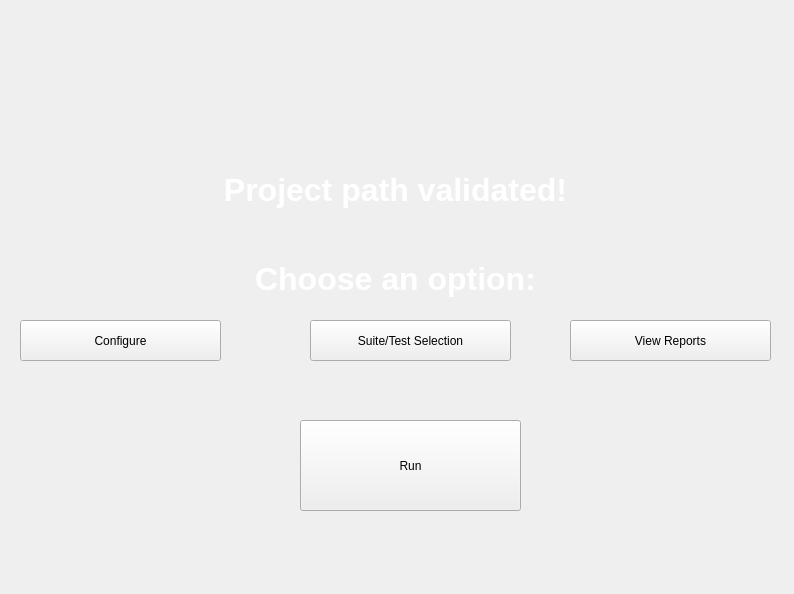
<?xml version="1.0" encoding="UTF-8"?>
<ui version="4.0">
 <class>Validated</class>
 <widget class="QWidget" name="Validated">
  <property name="geometry">
   <rect>
    <x>0</x>
    <y>0</y>
    <width>794</width>
    <height>594</height>
   </rect>
  </property>
  <property name="windowTitle">
   <string>Form</string>
  </property>
  <property name="autoFillBackground">
   <bool>true</bool>
  </property>
  <widget class="QLabel" name="label">
   <property name="geometry">
    <rect>
     <x>0</x>
     <y>0</y>
     <width>791</width>
     <height>591</height>
    </rect>
   </property>
   <property name="text">
    <string/>
   </property>
   <property name="pixmap">
    <pixmap resource="app.qrc">:/res/res/prysm_bg_3.png</pixmap>
   </property>
   <property name="scaledContents">
    <bool>true</bool>
   </property>
  </widget>
  <widget class="QLabel" name="label_2">
   <property name="geometry">
    <rect>
     <x>10</x>
     <y>0</y>
     <width>131</width>
     <height>71</height>
    </rect>
   </property>
   <property name="text">
    <string/>
   </property>
   <property name="pixmap">
    <pixmap resource="app.qrc">:/res/res/prysm_logo.png</pixmap>
   </property>
   <property name="scaledContents">
    <bool>true</bool>
   </property>
  </widget>
  <widget class="QLabel" name="label_4">
   <property name="geometry">
    <rect>
     <x>0</x>
     <y>170</y>
     <width>791</width>
     <height>131</height>
    </rect>
   </property>
   <property name="text">
    <string>&lt;html&gt;&lt;head/&gt;&lt;body&gt;&lt;p align=&quot;center&quot;&gt;&lt;span style=&quot; font-size:24pt; font-weight:600; color:#ffffff;&quot;&gt;Project path validated!&lt;/span&gt;&lt;/p&gt;&lt;p align=&quot;center&quot;&gt;&lt;br/&gt;&lt;/p&gt;&lt;p align=&quot;center&quot;&gt;&lt;span style=&quot; font-size:24pt; font-weight:600; color:#ffffff;&quot;&gt;Choose an option:&lt;/span&gt;&lt;/p&gt;&lt;/body&gt;&lt;/html&gt;</string>
   </property>
  </widget>
  <widget class="QPushButton" name="pushButton">
   <property name="geometry">
    <rect>
     <x>20</x>
     <y>320</y>
     <width>201</width>
     <height>41</height>
    </rect>
   </property>
   <property name="mouseTracking">
    <bool>false</bool>
   </property>
   <property name="autoFillBackground">
    <bool>false</bool>
   </property>
   <property name="styleSheet">
    <string notr="true">QPushButton {
   	font: 75 18pt \&quot;Arial\&quot;;
    font-weight: normal;
    color: &quot;black&quot;;
	background-color: #ebeef0;
	border-style: outset;
    border-width: 2px;
    border-radius: 10px;
    border-color: beige;
	padding: 6px;
}</string>
   </property>
   <property name="text">
    <string>Configure</string>
   </property>
   <property name="flat">
    <bool>false</bool>
   </property>
  </widget>
  <widget class="QLabel" name="label_3">
   <property name="geometry">
    <rect>
     <x>280</x>
     <y>0</y>
     <width>251</width>
     <height>201</height>
    </rect>
   </property>
   <property name="text">
    <string/>
   </property>
   <property name="pixmap">
    <pixmap resource="app.qrc">:/res/res/cloud_done.png</pixmap>
   </property>
   <property name="scaledContents">
    <bool>true</bool>
   </property>
  </widget>
  <widget class="QPushButton" name="pushButton_2">
   <property name="geometry">
    <rect>
     <x>300</x>
     <y>420</y>
     <width>221</width>
     <height>91</height>
    </rect>
   </property>
   <property name="mouseTracking">
    <bool>false</bool>
   </property>
   <property name="autoFillBackground">
    <bool>false</bool>
   </property>
   <property name="styleSheet">
    <string notr="true">QPushButton {
   	font: 75 22pt \&quot;Arial\&quot;;
    font-weight: normal;
    color: &quot;black&quot;;
	background-color: #ebeef0;
	border-style: outset;
    border-width: 2px;
    border-radius: 10px;
    border-color: beige;
	padding: 6px;
}</string>
   </property>
   <property name="text">
    <string>Run</string>
   </property>
   <property name="flat">
    <bool>false</bool>
   </property>
  </widget>
  <widget class="QPushButton" name="pushButton_3">
   <property name="geometry">
    <rect>
     <x>570</x>
     <y>320</y>
     <width>201</width>
     <height>41</height>
    </rect>
   </property>
   <property name="mouseTracking">
    <bool>false</bool>
   </property>
   <property name="autoFillBackground">
    <bool>false</bool>
   </property>
   <property name="styleSheet">
    <string notr="true">QPushButton {
   	font: 75 18pt \&quot;Arial\&quot;;
    font-weight: normal;
    color: &quot;black&quot;;
	background-color: #ebeef0;
	border-style: outset;
    border-width: 2px;
    border-radius: 10px;
    border-color: beige;
	padding: 6px;
}</string>
   </property>
   <property name="text">
    <string>View Reports</string>
   </property>
   <property name="flat">
    <bool>false</bool>
   </property>
  </widget>
  <widget class="QPushButton" name="pushButton_4">
   <property name="geometry">
    <rect>
     <x>310</x>
     <y>320</y>
     <width>201</width>
     <height>41</height>
    </rect>
   </property>
   <property name="mouseTracking">
    <bool>false</bool>
   </property>
   <property name="autoFillBackground">
    <bool>false</bool>
   </property>
   <property name="styleSheet">
    <string notr="true">QPushButton {
   	font: 75 18pt \&quot;Arial\&quot;;
    font-weight: normal;
    color: &quot;black&quot;;
	background-color: #ebeef0;
	border-style: outset;
    border-width: 2px;
    border-radius: 10px;
    border-color: beige;
	padding: 6px;
}</string>
   </property>
   <property name="text">
    <string>Suite/Test Selection</string>
   </property>
   <property name="flat">
    <bool>false</bool>
   </property>
  </widget>
 </widget>
 <resources>
  <include location="app.qrc"/>
 </resources>
 <connections/>
</ui>
